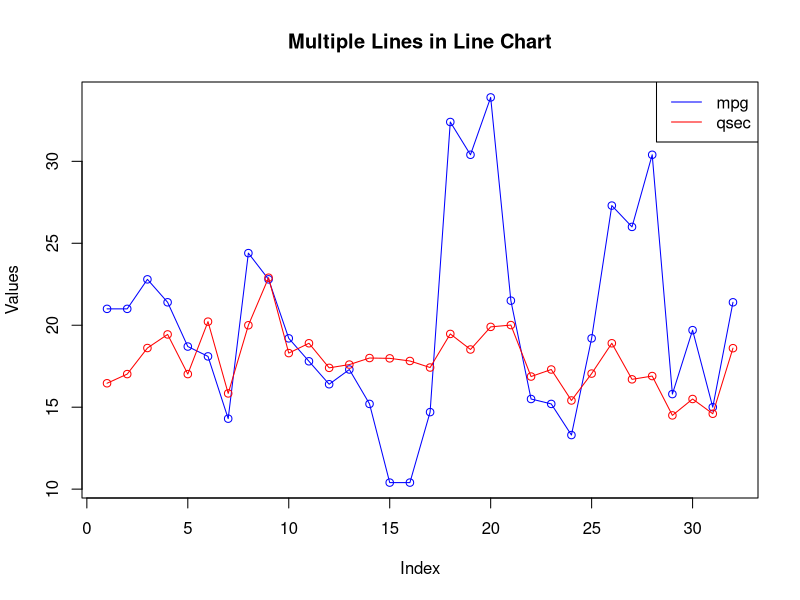

Recreate this plot in R.
# Load the mtcars dataset (if not already loaded)
data(mtcars)

# Extract mpg and qsec columns from mtcars``
mpg_values <- mtcars$mpg
qsec_values <- mtcars$qsec

# Plot the first line (mpg)
plot(mpg_values, type = "o", col = "blue", ylim = range(c(mpg_values, qsec_values)),
     xlab = "Index", ylab = "Values", main = "Multiple Lines in Line Chart")

# Add the second line (qsec)
lines(qsec_values, type = "o", col = "red")

# Add legend
legend("topright", legend = c("mpg", "qsec"), col = c("blue", "red"), lty = 1)